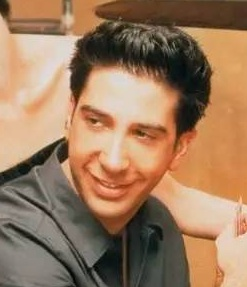
#> input picture backend/sample_face.jpg, 247 x 287 px
$ python -i face_service.py   (imports and definitions only)   (older library calls are emulated)
#> lines starting #> are read from the running program, lines starting #| are printed output that depends on the picture
from __future__ import annotations

import base64
import hashlib
import io
from dataclasses import dataclass

import numpy as np

try:  # pragma: no cover - optional runtime dependency
    import cv2
except Exception:  # pragma: no cover - fallback if OpenCV is unavailable at runtime
    cv2 = None

try:  # pragma: no cover - optional runtime dependency
    from insightface.app import FaceAnalysis
except Exception:  # pragma: no cover - fallback if InsightFace is unavailable at runtime
    FaceAnalysis = None

from app.core.config import settings
from app.models.enums import FacePose, LivenessChallenge


@dataclass
class FaceFrameAnalysis:
    """Hasil analisa satu frame wajah."""

    embedding: bytes
    quality_score: int
    liveness_score: float
    face_count: int
    used_fallback: bool
    yaw: float | None = None  # + = menoleh ke kiri layar, - = kanan (mirror kamera depan)
    pitch: float | None = None  # + = menunduk, - = mendongak (perkiraan)
    ear: float | None = None  # eye openness ratio
    smile_ratio: float | None = None  # rasio lebar mulut / jarak antar-mata


@dataclass
class PoseEnrollResult:
    pose: FacePose
    accepted: bool
    quality_score: int
    message: str


class FaceServiceError(RuntimeError):
    pass


class FaceService:
    def __init__(self) -> None:
        self._model = None
        self._model_loaded = False
        self._model_error: str | None = None

    # ------------------------------------------------------------------ #
    # Model & image helpers
    # ------------------------------------------------------------------ #
    # [19 lines left out: function _ensure_model, not called in this run]

    def _decode_image(self, image_bytes: bytes) -> np.ndarray:
        if cv2 is None:
            raise FaceServiceError("OpenCV tidak tersedia di runtime")
        image_array = np.frombuffer(image_bytes, dtype=np.uint8)
        image = cv2.imdecode(image_array, cv2.IMREAD_COLOR)
        if image is None:
            raise FaceServiceError("Gagal membaca gambar")
        return image

    # [62 lines left out: functions decode_base64, to_display_photo, _quality_score, _base_liveness, not called in this run]

    # ------------------------------------------------------------------ #
    # Embedding (multi-pose) packing helpers
    # ------------------------------------------------------------------ #
    _NPY_MAGIC = b"\x93NUMPY"

    # [104 lines left out: functions pack_embeddings, unpack_embeddings, _cosine, best_similarity, _fallback_embedding, _pose_from_face and 2 more, not called in this run]

    # ------------------------------------------------------------------ #
    # Core analysis
    # ------------------------------------------------------------------ #
    def analyze(self, image_bytes: bytes) -> FaceFrameAnalysis:
        image = self._decode_image(image_bytes)
        quality = self._quality_score(image)
        model = self._ensure_model()

        if model is None:
            return FaceFrameAnalysis(
                embedding=self._fallback_embedding(image_bytes),
                quality_score=quality,
                liveness_score=0.80,
                face_count=1,
                used_fallback=True,
            )

        faces = model.get(image)
        if len(faces) == 0:
            raise FaceServiceError("Wajah tidak terdeteksi pada frame")
        if len(faces) > 1:
            raise FaceServiceError("Terdeteksi lebih dari satu wajah pada frame")

        face = faces[0]
        yaw, pitch = self._pose_from_face(face)
        ear, smile_ratio = self._blink_smile_from_face(face)
        return FaceFrameAnalysis(
            embedding=face.embedding.astype(np.float32).tobytes(),
            quality_score=quality,
            liveness_score=self._base_liveness(image, len(faces)),
            face_count=len(faces),
            used_fallback=False,
            yaw=yaw,
            pitch=pitch,
            ear=ear,
            smile_ratio=smile_ratio,
        )

    # ------------------------------------------------------------------ #
    # Enrollment (multi-pose)
    # ------------------------------------------------------------------ #
    # [108 lines left out: functions _pose_matches, enroll_poses, verify_match, evaluate_liveness, not called in this run]


face_service = FaceService()

>>> import cv2
>>> picture = cv2.imread('../../sample_face.jpg', cv2.IMREAD_GRAYSCALE)
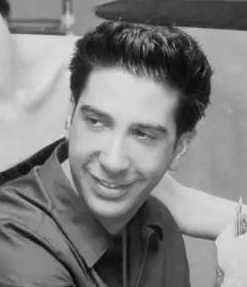
#> picture: shape (287, 247); min 1, max 229, mean 129.3
#> (the run stopped early here; a loop or call above may not have finished)
